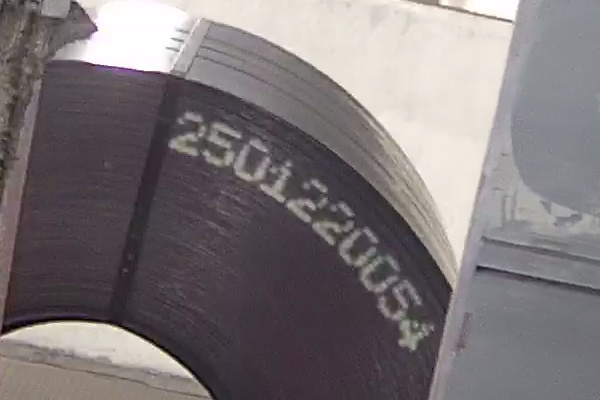
#> input picture direct/center_crop.jpg, 600 x 400 px
$ python clip.py .
#> lines starting #> are read from the running program, lines starting #| are printed output that depends on the picture
import cv2
import os
import argparse

# Define the desired width and height of the cropped rectangle
CROP_WIDTH = 600
CROP_HEIGHT = 500

# Define the offset for the crop center
X_OFFSET = -100
Y_OFFSET = +150

def center_crop(image, w, h):
    cx = w // 2 + X_OFFSET
    cy = h // 2 + Y_OFFSET

    x1 = max(cx - CROP_WIDTH // 2, 0)
    y1 = max(cy - CROP_HEIGHT // 2, 0)
    x2 = min(cx + CROP_WIDTH // 2, w)
    y2 = min(cy + CROP_HEIGHT // 2, h)

    return image[y1:y2, x1:x2]

def crop_folder_images(folder_path, output_dir="clipped"):
#> called with folder_path = '.', output_dir = 'clipped'
    os.makedirs(output_dir, exist_ok=True)

    for filename in os.listdir(folder_path):
        if not filename.lower().endswith((".jpg", ".jpeg", ".png")):
            continue

        input_path = os.path.join(folder_path, filename)
        image = cv2.imread(input_path)
#> image is the input picture: shape (400, 600, 3); mean B, G, R 120.4, 118.5, 124.9
        if image is None:
            print(f"Skipping unreadable file: {filename}")
            continue

        h, w = image.shape[:2]
#> h = 400; w = 600
        cropped = center_crop(image, w, h)
#> in center_crop, `return image[y1:y2, x1:x2]`:
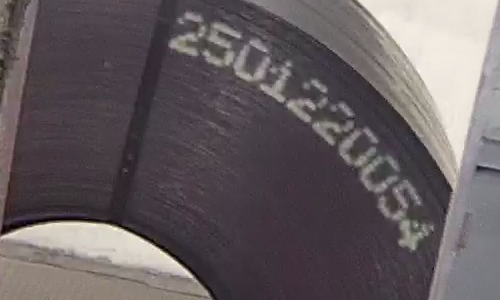
#> returned value: shape (300, 500, 3); mean of channels 0, 1, 2 96.5, 93.6, 101.8; drawn as B, G, R

        output_path = os.path.join(output_dir, filename)
        cv2.imwrite(output_path, cropped)
        print(f"Saved: {output_path}")

if __name__ == "__main__":
    parser = argparse.ArgumentParser()
    parser.add_argument("folder", help="Path to folder containing images")
    args = parser.parse_args()

    crop_folder_images(args.folder)
